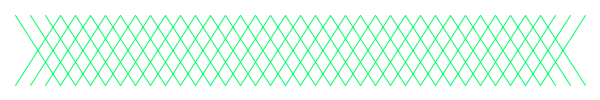
Frame 1 (no input)
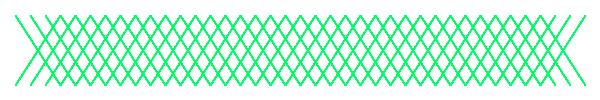
Frame 60 (the mouse pressed at the canvas centre just before this capture)
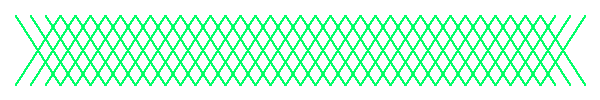
Frame 120 (the mouse held since frame 60 and released just before this capture)

The Processing sketch that drew these frames (run headless with seeded random() and noise(); from frame 60 on, the mouse is pressed at the canvas centre):

// Processing sketch: fp_pg_q_05_14
// ── fp_pg_q_05_14.pde
// 問題 5.14 図 5.6(e) に示すように斜めの線分が交差する線を描画せよ．
void setup() {
  size(600, 100);
  background(255, 255, 255);
}

void draw() {
  int r = 15;
  float s = 3.0;
  strokeWeight(1);
  stroke(0, 255, 102);
  for (float x = r; x + (r * s) <= width - r; x+=r) {
    // 横
    line(x, r, x + (r * s), height - r);
    // 縦
    line(x + (r * s), r, x, height - r);
  }
}
